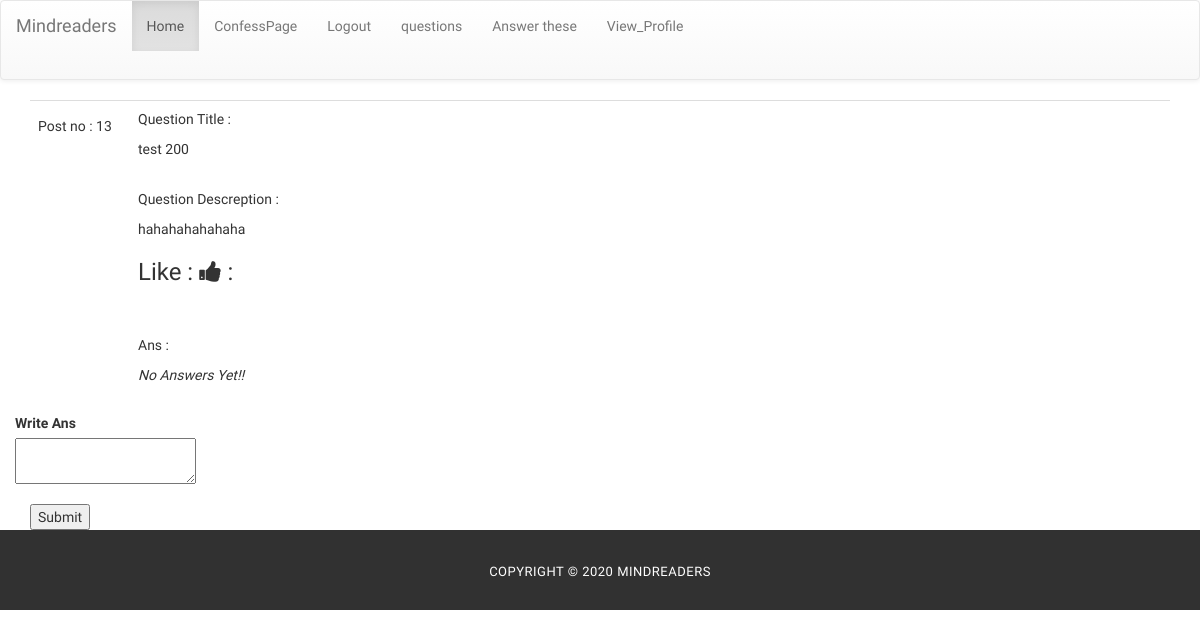
/answer (signed in), run on the app's committed database.
### app/models.py (models this page shows)
class FilQuestions(db.Model):
    id=db.Column(db.Integer,primary_key=True)
    q_title=db.Column(db.String(100),nullable=False)
    q_desc=db.Column(db.String(300),nullable=False)
    timestamp=db.Column(db.DateTime,index=True,default=datetime.utcnow)
    ans_text=db.Column(db.String(200),index=True)
    psy_id=db.Column(db.Integer,db.ForeignKey('users.id'))
    no_upvotes=db.Column(db.Integer)
    def __repr__(self):
        return '<QuestionTitle {} >'.format(self.q_title)

### app/routes.py (the view)
@app.route('/answer',methods=['GET','POST'])
@roles_required('psycologist')
def answers():
    form=AnswerForm()
    if form.validate_on_submit and request.method=='POST':
        q_id=request.args.get('q_id')
        q_obj=FilQuestions.query.filter(FilQuestions.id==q_id).first()
        q_obj.ans_text=form.answer.data
        db.session.commit()
        return redirect(url_for('answers'))
    all_quest=current_user.ans_part.all()
    print(all_quest)
    return render_template('que_to_be_ansd.html',form=form,questions=all_quest)

### app/forms.py
class AnswerForm(FlaskForm):
    answer=TextAreaField(label='Write Ans',validators=[DataRequired(),Length(min=10,max=200)])
    submit=SubmitField(label='Submit')

### app/templates/que_to_be_ansd.html (shortened to what this page needs)
{% extends "base.html" %}
{% import "_quest.html" as quest %}
{% block content %}
<div class="container">
    {% set counter=0 %}
    {% for q in questions %}
        {% if q.ans_text==None %}
        {% set counter = counter + 1 %}
        <div>
            {{ quest.question(q.id,q.q_title,q.q_desc,q.ans_text,0) }}
            <form action="{{ url_for('answers',q_id=q.id) }}" method="POST">
                <div class="form-group row">
                    <div class="col-12">{{ form.answer.label }}</div>
                    {{ form.answer(size=64) }}
                </div>
                {{ form.submit }}
            </form>
        </div>
        {% endif %}
    {% endfor %}
</div>
{{ super() }}
{% endblock %}

### app/templates/_quest.html (shortened to what this page needs)
{% macro question(id,qt,qd,ans,psy_id,upvotes) %}
<table class="table table-hover">
    <tr>
        <td width="100px">
            <h5>Post no : {{ id }}</h5>
            <br>
        </td>
        <td>
            <p>Question Title : </p>
            <p>
                {{ qt }}
            </p>
            <br>
            <p>Question Descreption :</p>
            {{ qd }}
            <br>
            <h3>Like : <i id="button" class="fa fa-thumbs-up" aria-hidden="true"></i> : {{ upvotes }}</h3>
            <br>
            <br>
            <p>Ans :</p>
            {% if ans==None %}
                <span><em>No Answers Yet!!</em></span>
            {% else %}
                <span><em>{{ ans }}</em></span><br>
                {% if psy_id > 3  %}
                <button><a href="{{ url_for('viewprofile',psy_id=psy_id) }}">view profile</a></button>
                {% endif %}
            {% endif %}
        </td>
    </tr>
</table>
{% endmacro %}

### app/static/css/light-box.css (style rules this page uses)
body:after { content: url(../img/close.png) url(../img/loading.gif) url(../img/prev.png) url(../img/next.png); display: none; }
.container { position: relative; }

### app/static/css/templatemo-style.css (style rules this page uses)
body { font-family: 'Kanit', sans-serif; }
body, html { height: 100%; min-height: 100%; overflow-x: hidden; }

### data on the page
FilQuestions: id "13", q_title "test 200", q_desc "hahahahahahaha", answer.label "Write Ans"
